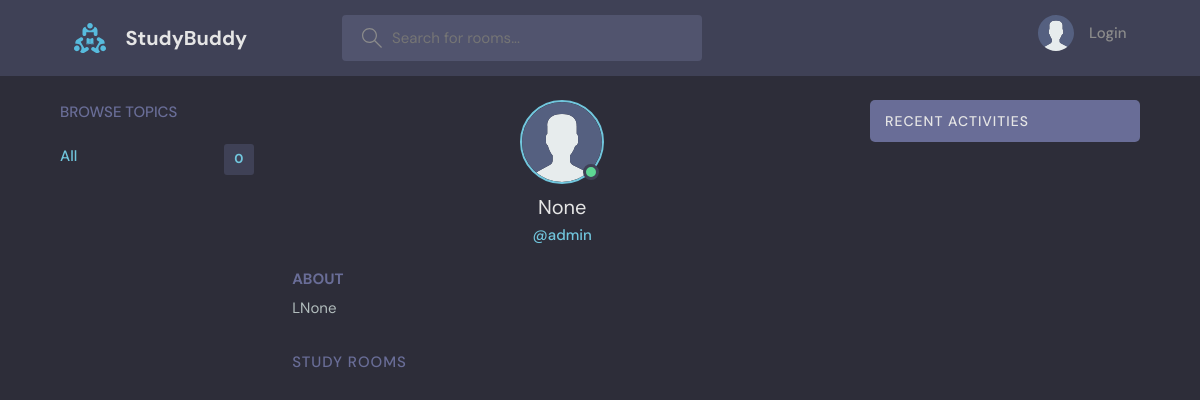
Before: /profile/1 with the older database file.
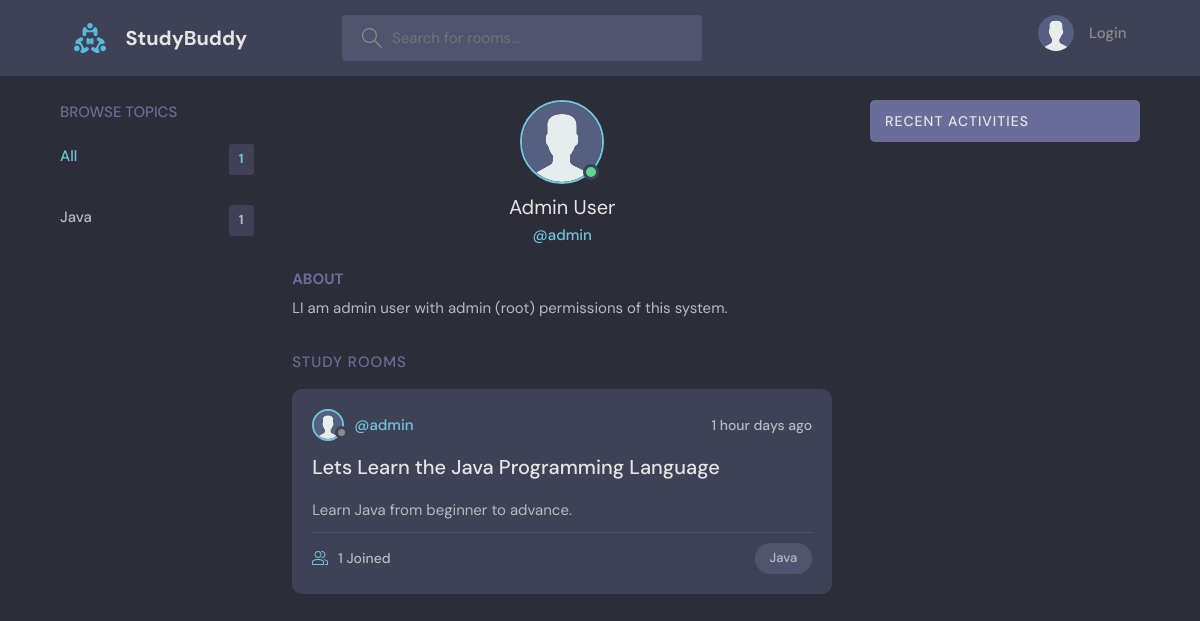
After: the same page with the newer database file.
### base/models.py (models this page shows, shortened)
class User(AbstractUser):
  name = models.CharField(max_length=200, null=True)
  email = models.EmailField(unique=True, null=True)
  bio = models.TextField(null=True)
  avatar = models.ImageField(null=True, default='avatar.svg')
  REQUIRED_FIELDS = []

class Topic(models.Model):
  name = models.CharField(max_length=200)
  def __str__(self):
    return self.name

class Room(models.Model):
  host = models.ForeignKey(User, on_delete=models.SET_NULL, null=True)
  topic = models.ForeignKey(Topic, on_delete=models.SET_NULL, null=True)
  name = models.CharField(max_length=200)
  description = models.TextField(null=True, blank=True)
  participants = models.ManyToManyField(User, related_name='participants', blank=True)
  updated = models.DateTimeField(auto_now=True)  # take a timestamp every single time
  created = models.DateTimeField(auto_now_add=True) # take timestamp once
  class Meta:
    ordering = ['-updated', '-created']

### base/views.py (the view)
# urls.py: path('profile/<str:pk>', views.userProfile, name='profile'),
def userProfile(request, pk):
  user = User.objects.get(id=pk)
  rooms = user.room_set.all()
  room_messages = user.message_set.all()
  topics = Topic.objects.all()
  context = {'user': user, 'rooms': rooms, 'room_messages': room_messages, 'topics': topics}
  return render(request, 'profile.html', context)

### base/templates/profile.html (shortened to what this page needs)
{% extends 'main.html' %}
{% block content %}
  <main class="profile-page layout layout--3">
    <div class="container">
      {% include 'topics_component.html' %}
      <div class="roomList">
        <div class="profile">
          <div class="profile__avatar">
            <div class="avatar avatar--large active">
              <img src="{{ user.avatar.url }}" />
            </div>
          </div>
          <div class="profile__info">
            <h3>{{ user.name }}</h3>
            <p>@{{ user }}</p>
          </div>
          <div class="profile__about">
            <h3>About</h3>
            <p>
              L{{ user.bio }}
            </p>
          </div>
        </div>
        <div class="roomList__header">
          <div>
            <h2>Study Rooms</a>
            </h2>
          </div>
        </div>
       {% include 'feed_component.html' %}
      </div>
      {% include 'activity_component.html' %}
    </div>
  </main>
{% endblock content %}

### base/templates/main.html (shortened to what this page needs)
<!DOCTYPE html>
{% load static %}
<html lang="en">
  <head>
    <link rel="stylesheet" href="{% static 'styles/style.css' %}" />
  </head>
  <body>
    {% include 'navbar.html' %}
  {% block content %}
  {% endblock content %}
  </body>
</html>

### base/templates/navbar.html (shortened to what this page needs)
{% load static %}
<header class="header header--loggedIn">
  <div class="container">
    <a href="{% url 'home' %}" class="header__logo">
      <img src="{% static 'images/logo.svg' %}" />
      <h1>StudyBuddy</h1>
    </a>
    <form method="GET" action="{% url 'home' %}" class="header__search">
      <label>
        <input type="text" name="q" placeholder="Search for rooms..." />
      </label>
    </form>
    <nav class="header__menu">
      {% if not request.user.is_authenticated %}
      <a href="{% url 'login' %}">
        <img src="{% static 'images/avatar.svg' %}" />
        <p>Login</p>
      </a>
      {% endif %}
    </nav>
  </div>
</header>

### base/templates/topics_component.html (shortened to what this page needs)
<div class="topics">
  <div class="topics__header">
    <h2>Browse Topics</h2>
  </div>
  <ul class="topics__list">
    <li>
      <a href="{% url 'home' %}" class="active">All <span>{{ topics.count }}</span></a>
    </li>
    {% for topic in topics %}
      <li>
        <a href="{% url 'home' %}?q={{ topic.name }}">{{ topic }} <span>{{ topic.room_set.all.count }}</span></a>
      </li>
    {% endfor %}
  </ul>
</div>

### base/templates/feed_component.html (shortened to what this page needs)
{% for room in rooms %}
<div class="roomListRoom">
  <div class="roomListRoom__header">
    <a href="{% url 'profile' room.host.id %}" class="roomListRoom__author">
      <div class="avatar avatar--small">
        <img src="{{ room.host.avatar.url }}" />
      </div>
      <span>@{{ room.host }}</span>
    </a>
    <div class="roomListRoom__actions">
      <span>{{ room.created|timesince }} days ago</span>
    </div>
  </div>
  <div class="roomListRoom__content">
    <a href="{% url 'room' room.id %}">{{ room.name }}</a>
    <p>
      {{ room.description }}
    </p>
  </div>
  <div class="roomListRoom__meta">
    <a href="{% url 'room' room.id %}" class="roomListRoom__joined">
      {{ room.participants.count }} Joined
    </a>
    <p class="roomListRoom__topic">{{ room.topic }}</p>
  </div>
</div>
{% endfor %}

### base/templates/activity_component.html (shortened to what this page needs)
<div class="activities">
  <div class="activities__header">
    <h2>Recent Activities</h2>
  </div>
</div>

Changed rows visible on the page:
added Topic: name "Java", room_set.all.count "1"
changed User "admin": name "None" → "Admin User"; bio "None" → "I am admin user with admin (root) permissions of this system."
added Room: host.avatar (placeholder picture), host "admin", created "1 hour", name "Lets Learn the Java Programming Language", description "Learn Java from beginner to advance.", participants.count "1", topic "Java"
Other visible differences:
{{ topics.count }}: "0" → "1"
